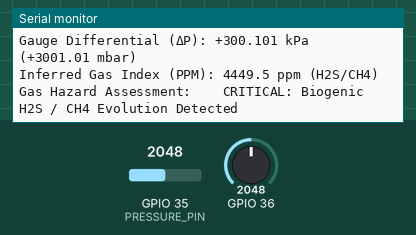
Bench run of a sketch on a simulated ESP32. On the bench: the last lines printed to the serial monitor. The test bench sets the inputs (shaded band); at power-on: GPIO 35 (PRESSURE_PIN) = 2048, GPIO 36 = 2048.

Above: at 2.2 s.
2.3 s: GPIO 35 (PRESSURE_PIN) set to 2866
At 3.6 s:
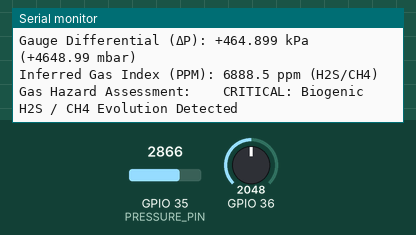
3.8 s: GPIO 36 set to 2866
At 4.6 s:
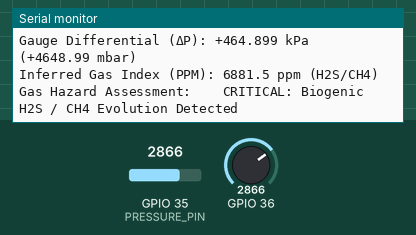
5.3 s: GPIO 35 (PRESSURE_PIN) set to 3603
At 6.6 s:
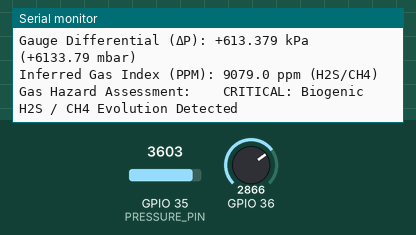
6.8 s: GPIO 36 set to 3603
At 7.8 s:
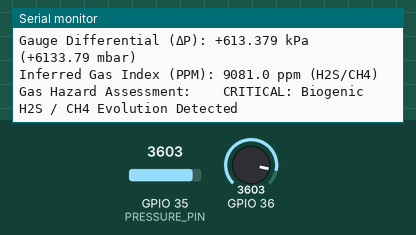
Timing chart, 0 to 9.3 s (numbered marks = the images above; inputs shaded):
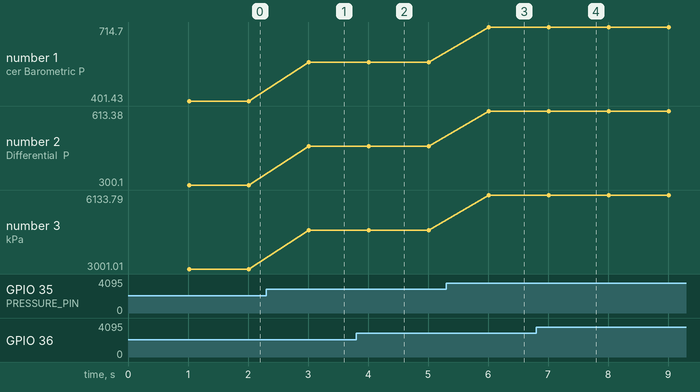

The sketch:

Pneumatic_Gas_Evolution.ino
```cpp
// =========================================================================
// Standalone Module: Subterranean Headspace Pneumatic & Gas Evolution Unit
// Algorithm: Boyle-Mariotte Thermodynamic Headspace Vector Modeling
// =========================================================================
const int PRESSURE_PIN = 35; // GPIO 35 (ADC1_CH7)

// Thermodynamic Baseline Constants
const float ATMOSPHERIC_REF_KPA = 101.325; // Standard Sea-Level Pressure (kPa)
const float TRANSDUCER_SLOPE    = 250.0;   // Transfer function slope (kPa/V)
const float HEADSPACE_VOL_L     = 18.5;    // Enclosed biofilter headspace volume

// Dynamic Moving Covariance Registers
float baselinePressure = ATMOSPHERIC_REF_KPA;
unsigned long lastLogTime = 0;
int sampleCounter = 0;

void setup() {
  Serial.begin(115200);
  pinMode(PRESSURE_PIN, INPUT);

  delay(1000);
  Serial.println("==================================================");
  Serial.println("   Piezoresistive Headspace Transducer Subsystem  ");
  Serial.println("   Vector: Transient Biogas Evolution Diagnostics ");
  Serial.println("==================================================");
}

void loop() {
  unsigned long now = millis();

  if (now - lastLogTime >= 1000) {
    sampleCounter++;
    int rawPressureADC = analogRead(PRESSURE_PIN);
    float adcVoltage = (rawPressureADC / 4095.0) * 3.3;

    // Atmospheric Baseline Micro-Variance Simulation (+/- 0.4 kPa noise)
    float microBaroNoise = ((analogRead(36) % 19) - 9) * 0.045;

    // Cyclic gas generation surge curve (emulates anaerobic decomposition pulses)
    float gasSurge = sin(now / 5000.0) * 7.6 + (cos(now / 2200.0) * 2.1);

    // Compute Total Absolute Pressure (kPa)
    float absolutePressure;
    if (adcVoltage > 0.45) {
      absolutePressure = ATMOSPHERIC_REF_KPA + ((adcVoltage - 0.45) * TRANSDUCER_SLOPE);
    } else {
      absolutePressure = ATMOSPHERIC_REF_KPA + gasSurge + microBaroNoise;
    }

    // Gauge Pressure Differential (Shows both positive and negative values)
    float gaugePressureDiff = absolutePressure - ATMOSPHERIC_REF_KPA;

    // Derived Toxic Gas / Biogas Concentration Estimation (PPM)
    // Positive gauge pressure coupled with zero venting indicates enclosed gas production
    float inferredToxicGasPPM = 0.0;
    String gasToxicityRisk;

    if (gaugePressureDiff > 3.5) {
      inferredToxicGasPPM = (gaugePressureDiff * 14.8) + (analogRead(36) % 15);
      gasToxicityRisk = "CRITICAL: Biogenic H2S / CH4 Evolution Detected";
    } else if (gaugePressureDiff < -1.0) {
      inferredToxicGasPPM = 2.4;
      gasToxicityRisk = "NEGATIVE VACUUM: Conduit Drawdown / Scouring";
    } else {
      inferredToxicGasPPM = 5.2 + abs(microBaroNoise * 4.0);
      gasToxicityRisk = "SAFE: Ambient Equilibrium (Vented State)";
    }

    // Diagnostic Serial Display
    Serial.println("--------------------------------------------------");
    Serial.print("Transducer Barometric P: "); Serial.print(absolutePressure, 3); Serial.println(" kPa");
    Serial.print("Gauge Differential (ΔP): ");
    if (gaugePressureDiff >= 0) Serial.print("+");
    Serial.print(gaugePressureDiff, 3); Serial.print(" kPa (");
    if (gaugePressureDiff >= 0) Serial.print("+");
    Serial.print(gaugePressureDiff * 10.0, 2); Serial.println(" mbar)");
    Serial.print("Inferred Gas Index (PPM): "); Serial.print(inferredToxicGasPPM, 1); Serial.println(" ppm (H2S/CH4)");
    Serial.print("Gas Hazard Assessment:    "); Serial.println(gasToxicityRisk);

    lastLogTime = now;
  }
}
```

Measured:
- after the input at 2.3 s, the serial monitor: prints a new line after 0.71 s (image 1)
- after the input at 3.8 s, the serial monitor: prints a new line after 0.22 s (image 2)
- after the input at 5.3 s, the serial monitor: prints a new line after 0.71 s (image 3)
- after the input at 6.8 s, the serial monitor: prints a new line after 0.22 s (image 4)
- plotted number 1: 401.43 → 566.22 after the input at 2.3 s, 566.22 → 714.7 after the input at 5.3 s
- plotted number 2: 300.1 → 464.9 after the input at 2.3 s, 464.9 → 613.38 after the input at 5.3 s
- plotted number 3: 3001.01 → 4648.99 after the input at 2.3 s, 4648.99 → 6133.79 after the input at 5.3 s
